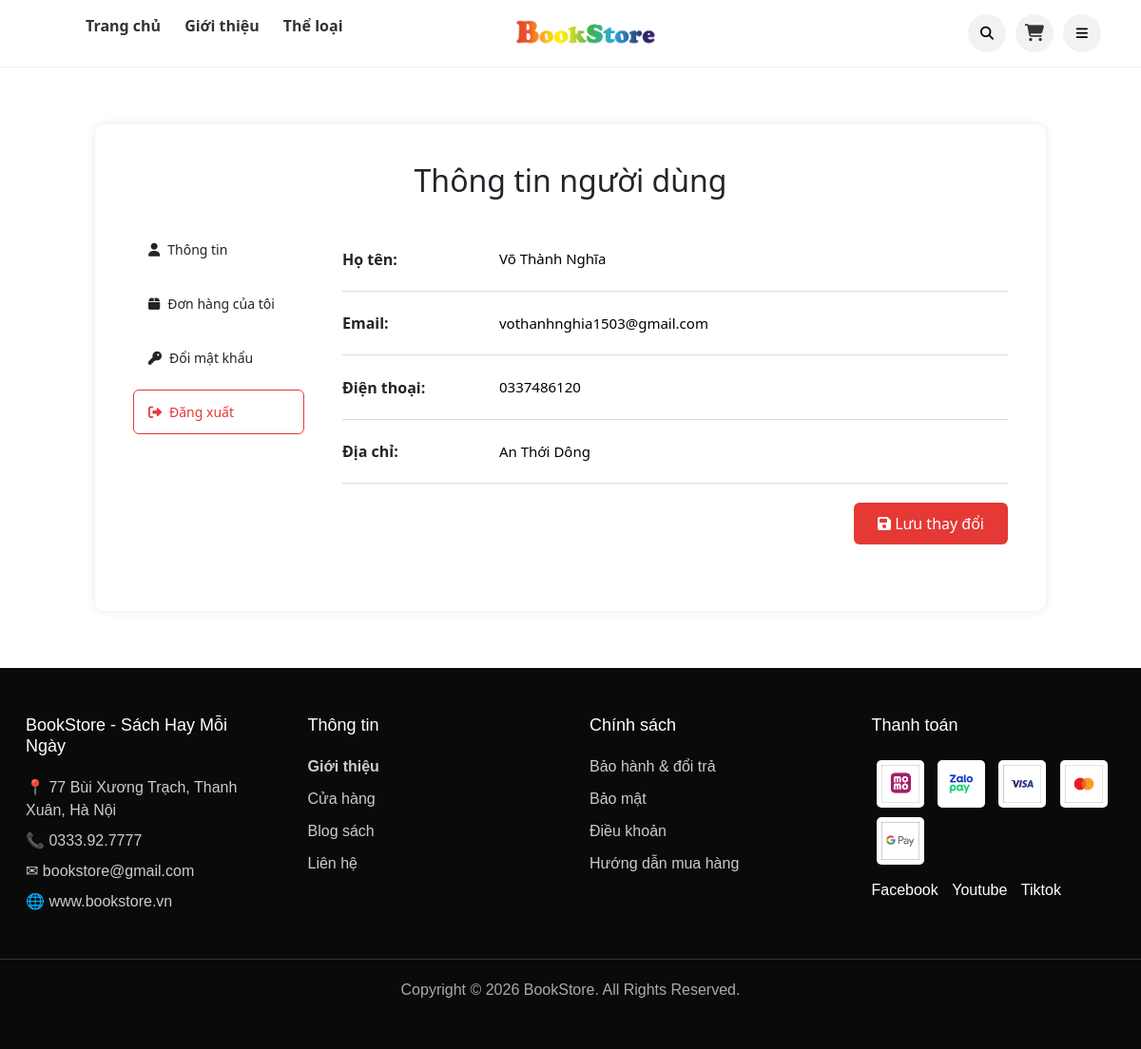
Screenshot of /index.php?controller=User&action=profile (signed in) with the database file from the repository.
### tables this page shows
CREATE TABLE `nguoidung` (
  `IDNguoiDung` int(11) NOT NULL,
  `HoTen` varchar(100) DEFAULT NULL,
  `Email` varchar(100) DEFAULT NULL,
  `MatKhau` varchar(255) NOT NULL,
  `DienThoai` varchar(15) DEFAULT NULL,
  `DiaChi` varchar(255) DEFAULT NULL,
  `IDVaiTro` int(11) DEFAULT 2
);

### controller/User.php (called while the page is built, shortened)
<?php
require_once "model/ModelUser.php";
class User {
    private $userModel;
    public function __construct() {
        $this->userModel = new ModelUser();
    }
    public function profile() {
        $id    = (int)$_SESSION['IDNguoiDung'];
        $user  = $this->userModel->getUserById($id);
        $page  = $_GET['tab'] ?? 'info';
        require_once "view/user/profile.php";
    }
}

### view/route.php (called while the page is built, shortened)
<?php
switch ($controller) {
    case 'User':
        $controller = new User();
        break;
}
$controller->{$action}();

### model/ModelUser.php (called while the page is built, shortened)
<?php
class ModelUser extends MasterModel {
    public function getUserById($id) {
        $id  = (int)$id;
        $sql = "SELECT * FROM nguoidung WHERE IDNguoiDung = $id LIMIT 1";
        $row = $GLOBALS["connect"]->getInstance($sql);
        return $row ?: false;
    }
}

### config/db.php (called while the page is built, shortened)
<?php
class connect {
    public $db = null;
    public function __construct()
    {
        $this->db = new PDO("mysql:host=localhost;dbname=bansach", "root", "", [
            PDO::MYSQL_ATTR_INIT_COMMAND => "SET NAMES UTF8"
        ]);
    }
    public function getInstance($sql) {
        return $this->db->query($sql)->fetch();
    }
}

### view/user/profile.php (the view, shortened to what this page needs)
<div class="profile-container">
    <h2>Thông tin người dùng</h2>
    <div class="profile-content">
        <div class="profile-buttons">
            <a href="index.php?controller=User&action=profile&tab=info"
               class="btn <?= $page === 'info' ? 'btn-active' : '' ?>">
                <i class="fa-solid fa-user"></i> Thông tin
            </a>
            <a href="index.php?controller=User&action=profile&tab=orders"
               class="btn <?= $page === 'orders' ? 'btn-active' : '' ?>">
                <i class="fa-solid fa-box"></i> Đơn hàng của tôi
            </a>
            <a href="index.php?controller=User&action=profile&tab=password"
               class="btn <?= $page === 'password' ? 'btn-active' : '' ?>">
                <i class="fa-solid fa-key"></i> Đổi mật khẩu
            </a>
            <a href="index.php?controller=User&action=logout"
               class="btn logout"
               style="color:#e53935; border-color:#e53935;">
                <i class="fa-solid fa-right-from-bracket"></i> Đăng xuất
            </a>
        </div>
        <div class="user-info">
            <?php if ($page === 'info'): ?>
            <form method="POST" action="index.php?controller=User&action=profile&tab=info">
                <div class="info-row">
                    <span>Họ tên:</span>
                    <input type="text" name="hoten"
                           value="<?= htmlspecialchars($user['HoTen'] ?? '') ?>" required>
                </div>
                <div class="info-row">
                    <span>Email:</span>
                    <input type="email" name="email"
                           value="<?= htmlspecialchars($user['Email'] ?? '') ?>" required>
                </div>
                <div class="info-row">
                    <span>Điện thoại:</span>
                    <input type="text" name="dienthoai"
                           value="<?= htmlspecialchars($user['DienThoai'] ?? '') ?>"
                           placeholder="Chưa cập nhật">
                </div>
                <div class="info-row">
                    <span>Địa chỉ:</span>
                    <input type="text" name="diachi"
                           value="<?= htmlspecialchars($user['DiaChi'] ?? '') ?>"
                           placeholder="Chưa cập nhật">
                </div>
                <div class="save-box" style="margin-top:20px;">
                    <button type="submit" name="luu"
                            style="background:#e53935; color:white; border:none; padding:10px 25px; border-radius:6px; cursor:pointer;">
                        <i class="fa-solid fa-floppy-disk"></i> Lưu thay đổi
                    </button>
                </div>
            </form>
            <?php endif; ?>
        </div>
    </div>
</div>

### public/css/style.css (style rules this page uses)
* { margin:0; padding:0; box-sizing:border-box; }
.profile-container { width:1000px; margin:60px auto; background:white; padding:40px; border-radius:10px; box-shadow:0 0 10px rgba(0,0,0,0.1); }
.profile-content form { flex:1; }
.profile-container h2 { text-align:center; margin-bottom:30px; }
.user-info { margin-bottom:30px; width:100%; }
.info-row { display:flex; align-items:center; gap:25px; border-bottom:1px solid #ddd; padding:14px 0; }
.info-row span { font-weight:bold; }
.profile-buttons { display:flex; flex-direction:column; gap:10px; }
.btn { display:block; text-align:center; padding:12px 15px; border-radius:6px; text-decoration:none; color:#333; font-weight:600; background:white; border:1px solid #ddd; transition:0.3s; }
.profile-content { display:flex; gap:40px; }
.profile-buttons { width:180px; display:flex; flex-direction:column; gap:10px; }
.profile-buttons .btn { padding:12px 15px; font-size:14px; text-align:left; width:100%; display:flex; align-items:center; gap:8px; }
.user-info { flex:1; }
.info-row { display:flex; align-items:center; gap:30px; border-bottom:1px solid #ddd; padding:14px 0; }
.info-row > input { flex:1; width:100%; padding:8px 5px; border:none; outline:none; background:transparent; font-size:15px; }
.info-row span { width:130px; font-weight:bold; }
.save-box { display:flex; justify-content:flex-end; margin-top:20px; display:flex; align-items:center; gap:8px; }

### rows the page displays
nguoidung: hoten "Võ Thành Nghĩa", email "vothanhnghia1503@gmail.com", dienthoai "0337486120", diachi "An Thới Dông"
